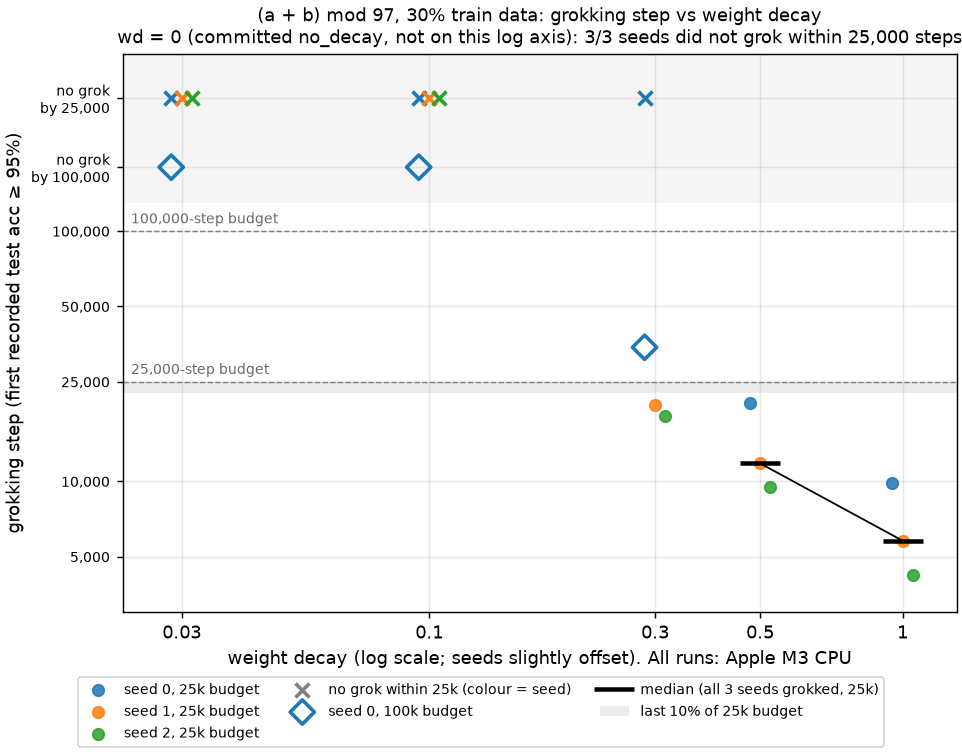

The script that saved this image:
"""Weight-decay sweep: collect grokking steps into notes/wd_sweep{.csv,_100k.csv,.png}.

    python notes/wd_sweep.py

Sweep runs are read from outputs/wd<W>__seed<S>/run.json (produced by
`python train/train.py --run baseline --seed S --set weight_decay=W --tag wd<W>__seed<S>`).
All of wd in {0.03, 0.1, 0.3, 0.5, 1.0} x seeds {0, 1, 2} must be present; a
missing run is an error. The wd = 0 rows are read from the committed
site/data/runs/no_decay.json (same M3, 4-dp rounded, not rerun). The committed
baseline.json is used only to check that the wd = 1.0 runs reproduce it.

Longer budget: wd in {0.03, 0.1, 0.3}, seed 0, 100,000 steps, read from
outputs/wd<W>__seed0__100k/run.json (produced by `python train/train.py --run baseline
--seed 0 --set weight_decay=W --set steps=100000 --tag wd<W>__seed0__100k`). A missing or
incomplete run is an error. Results go to notes/wd_sweep_100k.csv and onto the PNG; the
25k CSV is not affected. Both markdown tables are printed for the note.

Grokking step = the repo's definition: the first *recorded* step with
test_acc >= 0.95 (train/plot.py: milestones()["test_95"], first_step()).
"""

from __future__ import annotations

import bisect
import csv
import json
import statistics
import sys
from pathlib import Path

ROOT = Path(__file__).resolve().parent.parent
sys.path.insert(0, str(ROOT / "train"))

import matplotlib  # noqa: E402

matplotlib.use("Agg")
import matplotlib.pyplot as plt  # noqa: E402
from config import RUNS  # noqa: E402
from plot import first_step  # noqa: E402  (the repo's definition)

THRESH = 0.95
SWEEP_WD = [0.03, 0.1, 0.3, 0.5, 1.0]
SWEEP_SEEDS = [0, 1, 2]
NEAR_BUDGET_FRAC = 0.10  # a grok in the last 10% of the step budget is "near the budget"
LONG_WD = [0.03, 0.1, 0.3]
LONG_SEED = 0
LONG_STEPS = 100_000
CHECKPOINTS = [25_000, 50_000, 75_000]  # test acc at the last recorded step <= each of these


def row(source, wd, seed, steps, train_acc, test_acc, budget, seconds=None):
    g = first_step(steps, test_acc, THRESH)
    return {
        "source": source,
        "weight_decay": wd,
        "seed": seed,
        "grok_step": g if g is not None else "",
        "grokked": g is not None,
        "near_budget": g is not None and g >= budget * (1 - NEAR_BUDGET_FRAC),
        "step_budget": budget,
        "final_train_acc": round(train_acc[-1], 4),
        "final_test_acc": round(test_acc[-1], 4),
        "max_test_acc": round(max(test_acc), 4),
        "seconds": seconds if seconds is not None else "",
    }


def committed(name):
    """A committed site run as (config, per-seed curves sorted by seed)."""
    d = json.loads((ROOT / "site/data/runs" / f"{name}.json").read_text())
    c = d["config"]
    runs = [{"seed": c["seed"], **{k: d[k] for k in ("steps", "train_acc", "test_acc")}}] + d["seed_runs"]
    return c, sorted(runs, key=lambda r: r["seed"])


def sweep_run(wd, seed):
    """One sweep run's run.json, checked to be the baseline config apart from wd and seed."""
    f = ROOT / "outputs" / f"wd{wd}__seed{seed}" / "run.json"
    d = json.loads(f.read_text())  # a missing run is an error: the sweep must be complete
    expected = RUNS["baseline"].config.with_overrides(weight_decay=wd, seed=seed).to_dict()
    assert d["config"] == expected, f"{f}: config differs from baseline + wd/seed"
    assert d["runtime"]["device"] == "cpu", f
    return d


def reproduction():
    """Compare the rerun wd = 1.0 grokking steps with the committed baseline, per seed."""
    _, runs = committed("baseline")
    out = []
    for r in runs:
        d = sweep_run(1.0, r["seed"])
        new, old = first_step(d["steps"], d["test_acc"], THRESH), first_step(r["steps"], r["test_acc"], THRESH)
        same = d["steps"] == r["steps"] and [round(x, 4) for x in d["test_acc"]] == r["test_acc"]
        out.append(f"seed {r['seed']}: rerun {new} vs published {old} "
                   f"({'MATCH' if new == old else 'DIFFERENT'}; 4-dp test curve "
                   f"{'identical' if same else 'differs'})")
    return "\n".join(out)


def collect():
    rows = []
    c, runs = committed("no_decay")
    for r in runs:
        rows.append(row("existing:no_decay", c["weight_decay"], r["seed"], r["steps"], r["train_acc"],
                        r["test_acc"], c["steps"]))
    for wd in SWEEP_WD:
        for s in SWEEP_SEEDS:
            d = sweep_run(wd, s)
            c = d["config"]
            rows.append(row("sweep", wd, s, d["steps"], d["train_acc"], d["test_acc"], c["steps"],
                            d["runtime"]["seconds"]))
    return sorted(rows, key=lambda r: (r["weight_decay"], r["seed"]))


def long_run(wd):
    """One 100k run's run.json, checked to be baseline apart from wd and steps, and complete."""
    f = ROOT / "outputs" / f"wd{wd}__seed{LONG_SEED}__100k" / "run.json"
    d = json.loads(f.read_text())  # a missing run is an error
    expected = RUNS["baseline"].config.with_overrides(weight_decay=wd, seed=LONG_SEED, steps=LONG_STEPS).to_dict()
    assert d["config"] == expected, f"{f}: config differs from baseline + wd/steps"
    assert d["runtime"]["device"] == "cpu", f
    assert d["steps"][-1] == LONG_STEPS, f"{f}: stopped at step {d['steps'][-1]}"
    return d


def at_or_before(steps, values, step):
    """Value at the last recorded step <= step."""
    return values[bisect.bisect_right(steps, step) - 1]


def collect_long():
    rows = []
    for wd in LONG_WD:
        d = long_run(wd)
        r = row("long100k", wd, LONG_SEED, d["steps"], d["train_acc"], d["test_acc"], LONG_STEPS,
                d["runtime"]["seconds"])
        test = d["test_acc"]
        r["last_recorded_step"] = d["steps"][-1]
        r["max_test_acc_step"] = d["steps"][test.index(max(test))]
        after = [a for s, a in zip(d["steps"], test) if r["grokked"] and s >= r["grok_step"]]
        r["min_test_acc_after_grok"] = round(min(after), 4) if after else ""
        for c in CHECKPOINTS:
            r[f"step_recorded_at_{c // 1000}k"] = at_or_before(d["steps"], d["steps"], c)
            r[f"test_acc_at_{c // 1000}k"] = round(at_or_before(d["steps"], test, c), 4)
        # Same seed, config and code as the 25k run: where the two recording schedules
        # share a step, the curves should agree.
        short = sweep_run(wd, LONG_SEED)
        by_step = dict(zip(short["steps"], short["test_acc"]))
        common = [(by_step[s], a) for s, a in zip(d["steps"], test) if s in by_step]
        r["steps_shared_with_25k_run"] = len(common)
        r["last_shared_step"] = max(s for s in d["steps"] if s in by_step)
        r["max_abs_test_acc_diff_vs_25k_run"] = max(abs(x - y) for x, y in common)
        rows.append(r)
    return rows


def fmt_step(r):
    if not r["grokked"]:
        return f"did not grok within {r['step_budget']:,} steps"
    return f"{r['grok_step']:,}" + (" (near the budget)" if r["near_budget"] else "")


def markdown(rows):
    out = ["| weight decay | seed | source | grokking step (test acc ≥ 95%) | final train acc | final test acc |",
           "|---|---|---|---|---|---|"]
    for r in rows:
        src = "this sweep" if r["source"] == "sweep" else f"committed `{r['source'].split(':')[1]}`"
        out.append(f"| {r['weight_decay']:g} | {r['seed']} | {src} | {fmt_step(r)} | "
                   f"{r['final_train_acc']:.2%} | {r['final_test_acc']:.2%} |")
    return "\n".join(out)


def markdown_long(rows):
    out = ["| weight decay | seed | grokking step (test acc ≥ 95%) | max test acc | at step | final train acc | final test acc |",
           "|---|---|---|---|---|---|---|"]
    for r in rows:
        out.append(f"| {r['weight_decay']:g} | {r['seed']} | {fmt_step(r)} | {r['max_test_acc']:.2%} | "
                   f"{r['max_test_acc_step']:,} | {r['final_train_acc']:.2%} | {r['final_test_acc']:.2%} |")
    return "\n".join(out)


def plot(rows, long_rows, png):
    pos = [r for r in rows if r["weight_decay"] > 0]
    budget = max(r["step_budget"] for r in rows)
    # Two rows above the 100k line for "did not grok"; they are categories, not step values.
    row_100k, row_25k = LONG_STEPS * 1.8, LONG_STEPS * 3.4
    fig, ax = plt.subplots(figsize=(7.4, 5.8), layout="constrained")
    colors = {0: "#1f77b4", 1: "#ff7f0e", 2: "#2ca02c"}
    def jx(r):  # small multiplicative x-jitter per seed so coincident points stay visible
        return r["weight_decay"] * (1 + 0.05 * (r["seed"] - 1))

    ax.axhspan(LONG_STEPS * 1.3, row_25k * 1.5, color="grey", alpha=0.08, lw=0, zorder=1)
    for seed in sorted({r["seed"] for r in pos}):
        g = [r for r in pos if r["seed"] == seed and r["grokked"]]
        n = [r for r in pos if r["seed"] == seed and not r["grokked"]]
        ax.scatter([jx(r) for r in g], [r["grok_step"] for r in g], color=colors[seed],
                   s=40, zorder=3, label=f"seed {seed}, 25k budget", alpha=0.85)
        ax.scatter([jx(r) for r in n], [row_25k] * len(n), color=colors[seed], marker="x",
                   s=60, zorder=3, linewidths=2)
    ax.scatter([], [], color="grey", marker="x", s=60, linewidths=2, label="no grok within 25k (colour = seed)")
    ax.scatter([jx(r) for r in long_rows], [r["grok_step"] if r["grokked"] else row_100k for r in long_rows],
               marker="D", s=90, facecolors="none", edgecolors=colors[LONG_SEED], linewidths=2, zorder=5,
               label=f"seed {LONG_SEED}, 100k budget")
    wds = sorted({r["weight_decay"] for r in pos})
    med_x, med_y = [], []
    for wd in wds:
        rs = [r for r in pos if r["weight_decay"] == wd]
        if all(r["grokked"] for r in rs):  # median only when every seed grokked (no extrapolation)
            med_x.append(wd)
            med_y.append(statistics.median(r["grok_step"] for r in rs))
    ax.plot(med_x, med_y, color="black", marker="_", markersize=22, mew=2.5, lw=1, zorder=4,
            label="median (all 3 seeds grokked, 25k)")
    for b in (budget, LONG_STEPS):
        ax.axhline(b, color="grey", lw=0.8, ls="--")
        ax.text(0.01, b * 1.04, f"{b:,}-step budget", transform=ax.get_yaxis_transform(), fontsize=8,
                color="dimgrey", va="bottom")
    ax.axhspan(budget * (1 - NEAR_BUDGET_FRAC), budget, color="grey", alpha=0.15, lw=0, zorder=1,
               label="last 10% of 25k budget")
    nd = [r for r in rows if r["weight_decay"] == 0]
    ax.set_xscale("log")
    ax.set_yscale("log")
    ax.set_ylim(3_000, row_25k * 1.5)
    ax.set_xlim(wds[0] * 0.75, wds[-1] * 1.3)
    ax.set_xticks(wds)
    ax.set_xticklabels([f"{w:g}" for w in wds])
    ax.minorticks_off()
    ticks = [5_000, 10_000, 25_000, 50_000, LONG_STEPS]
    ax.set_yticks(ticks + [row_100k, row_25k])
    ax.set_yticklabels([f"{t:,}" for t in ticks] + ["no grok\nby 100,000", "no grok\nby 25,000"], fontsize=8)
    ax.set_xlabel("weight decay (log scale; seeds slightly offset). All runs: Apple M3 CPU")
    ax.set_ylabel("grokking step (first recorded test acc ≥ 95%)")
    ax.set_title("(a + b) mod 97, 30% train data: grokking step vs weight decay\n"
                 f"wd = 0 (committed no_decay, not on this log axis): {sum(not r['grokked'] for r in nd)}/{len(nd)} "
                 f"seeds did not grok within {budget:,} steps", fontsize=10)
    ax.grid(alpha=0.3)
    fig.legend(fontsize=8, loc="outside lower center", ncols=3)
    fig.savefig(png, dpi=130)


def main():
    rows = collect()
    notes = ROOT / "notes"
    with open(notes / "wd_sweep.csv", "w", newline="") as f:
        w = csv.DictWriter(f, fieldnames=list(rows[0]))
        w.writeheader()
        w.writerows(rows)
    long_rows = collect_long()
    with open(notes / "wd_sweep_100k.csv", "w", newline="") as f:
        w = csv.DictWriter(f, fieldnames=list(long_rows[0]))
        w.writeheader()
        w.writerows(long_rows)
    plot(rows, long_rows, notes / "wd_sweep.png")
    print(markdown(rows))
    print("\nLonger budget (100,000 steps):\n" + markdown_long(long_rows))
    print("\nwd = 1.0 reproduction check:\n" + reproduction())


if __name__ == "__main__":
    main()
